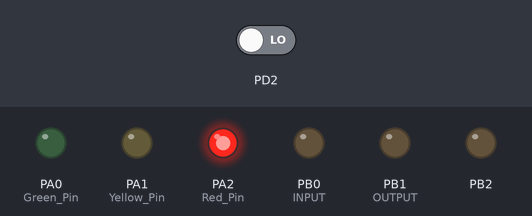
This program was run on a simulated ATmega32, built with avr-gcc and emulated at 16 MHz. Shown: output pins drawn as LEDs (lit = HIGH). The inputs (shaded band) are chosen by the test bench; at power-on: PD2 LOW.

Above: at 1.2 s.
1.3 s: PD2 driven HIGH
At 2.2 s:
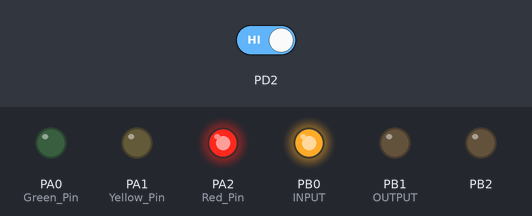
At 12.8 s:
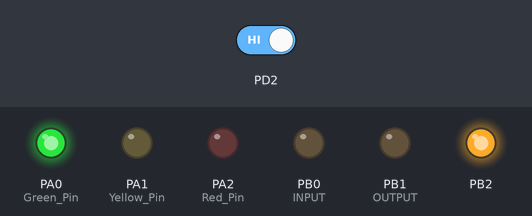
Timing chart, 0 to 43.6 s (numbered marks = the images above; inputs shaded):
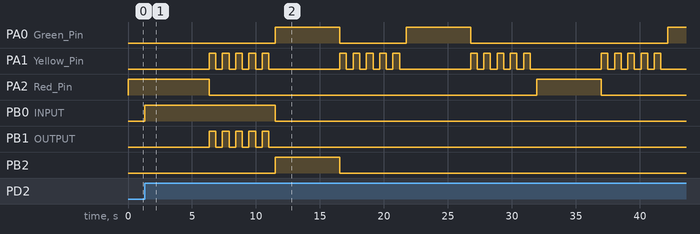

Measured:
- after the input at 1.3 s, PB0 (INPUT): LOW → HIGH at once, → LOW 10.2 s later; PB1 (OUTPUT): alternates HIGH for 0.52 s and LOW for 0.52 s, 10 changes in all, then stays LOW, starting after 5.0 s; PB2: LOW → HIGH after 10.2 s, → LOW 5.0 s later
- by itself, PA1 (Yellow_Pin): repeats every 10.2 s: 4 × (LOW 0.52 s, HIGH 0.52 s), LOW 5.5 s, HIGH 0.52 s

The program:

main.c
```c
/*
* Testing_2.c
*
* Created: 11-Aug-22 8:22:45 AM
* Author : Peter
*/


#include "Application/app.h"

int main(void)
{
	initApp();

	while(1)
	{
		runApp();
	}
}


	/* SREG |= 1<<7;
	initButton(INT_0); //enInterrupt(INT_0);
	initLED(PORT_B, 1);//initDIO(PORT_B,1,OUTPUT);
	onLED(PORT_B, 1); //writeDIO(PORT_B,1,HIGH);
	//MCUCR |= (1) | (1<<1);
	//GICR |= 1<<6;

	while (1)
	{
		onLED(PORT_B, 1); //writeDIO(PORT_B,1, LOW);
		setTimer0(3000);
		offLED(PORT_B, 1); //writeDIO(PORT_B,1,HIGH);
		setTimer0(3000);

		blinkLED(PORT_B,1,1000,4);
		setTimer0(4000);


			if (flag_1)
			{
				writeDIO(PORT_B,1,HIGH);
			}
			else
			{
				writeDIO(PORT_B,1,LOW);
			}
	}
*/
```

app.c
```c
/*
 * app.c
 *
 * Created: 09-Aug-22 10:01:49 AM
 *  Author: Peter
 */

#include "app.h"

volatile uint8_t mode; //normal or pedestrian
volatile uint8_t normal_stage; //green, yellow or red stage
volatile uint8_t pedestrian_stage; //green, yellow or red stage
volatile uint8_t direction; //to red, or to green. used in yellow stage to know the next stage.
volatile uint8_t pedestrian_done; //starts with 0 and becomes 1 when pedestrian mode operations are done.

void initApp()
{
	//enable global interrupt
	SREG |= 1<<7;
	//initialize button
	initButton(Button_1_INT);
	//initialize LEDs and turn them all off
	initLED(Normal_Port,Green_Pin); offLED(Normal_Port,Green_Pin);
	initLED(Normal_Port,Yellow_Pin); offLED(Normal_Port,Yellow_Pin);
	initLED(Normal_Port,Red_Pin); offLED(Normal_Port,Red_Pin);
	initLED(Pedestrian_Port,Green_Pin); offLED(Pedestrian_Port,Green_Pin);
	initLED(Pedestrian_Port,Yellow_Pin); offLED(Pedestrian_Port,Yellow_Pin);
	initLED(Pedestrian_Port,Red_Pin); offLED(Pedestrian_Port,Red_Pin);
	//start in normal mode
	mode = Normal_Mode;
	//start in red stage
	normal_stage = Red_Stage;
	//starting from red so going to green
	direction = toGreen;
}

void runApp() //should be put inside a while loop
{
	if (mode == Normal_Mode)
	{
		switch(normal_stage)
		{
			case Red_Stage: //turn on normal red LED for 5 seconds then go to next stage
			onLED(Normal_Port, Red_Pin);
			setTimer0(5000); //5000ms = 5 seconds
			offLED(Normal_Port, Red_Pin);
			normal_stage = Yellow_Stage;
			break;

			case Yellow_Stage://blink yellow LED for 5 seconds then go to next stage
			blinkLED(Normal_Port, Yellow_Pin, 1000, 5); //blink 5 times for 1 second each
			if(direction == toGreen)
			{
				normal_stage = Green_Stage; //next stage is green
				direction = toRed; //next time yellow stage is passed, the next stage will be red
			}
			else if(direction == toRed)
			{
				normal_stage = Red_Stage; //next stage is red
				direction = toGreen; //next time yellow stage is passed, the next stage will be green
			}
			break;

			case Green_Stage: //turn on normal green LED for 5 seconds then go to next stage
			onLED(Normal_Port, Green_Pin);
			setTimer0(5000); //5000ms = 5 seconds
			offLED(Normal_Port, Green_Pin);
			normal_stage = Yellow_Stage;
			break;
		}
	}
	else if(mode == Pedestrian_Mode)
	{
		switch(pedestrian_stage)
		{
			case Red_Stage: //turn on pedestrian red LED and green for 5 seconds then go to next stage
			direction = toGreen;
			onLED(Pedestrian_Port, Red_Pin);
			onLED(Normal_Port, Green_Pin);
			setTimer0(5000); //5000ms = 5 seconds
			offLED(Pedestrian_Port, Red_Pin);
			offLED(Normal_Port, Green_Pin);
			pedestrian_stage = Yellow_Stage;
			if(pedestrian_done)
			{
				mode = Normal_Mode;
			}
			break;

			case Yellow_Stage://blink both yellow LEDs for 5 seconds then go to next stage
			blink2LED(Pedestrian_Port, Yellow_Pin, Normal_Port, Yellow_Pin, 1000, 5);
			if(direction == toGreen)
			{
				pedestrian_stage = Green_Stage; //next stage is green
				direction = toRed; //next time yellow stage is passed, the next stage will be red
			}
			else if(direction == toRed)
			{
				pedestrian_stage = Red_Stage; //next stage is red
				direction = toGreen; //next time yellow stage is passed, the next stage will be green
				offLED(Pedestrian_Port,Green_Pin); //turn off green LED that was on from previous stage
			}
			break;

			case Green_Stage: //turn on pedestrian green LED and normal red LED for 5 seconds then go to next stage
			direction = toRed;
			pedestrian_done = 1; //go to normal mode after returning to red.
			onLED(Pedestrian_Port, Green_Pin);
			onLED(Normal_Port, Red_Pin);
			setTimer0(5000); //5000ms = 5 seconds
			//pedestrian green LED will be turned off AFTER yellow finishes blinking according to required logic
			offLED(Normal_Port, Red_Pin);
			pedestrian_stage = Yellow_Stage;
			break;
		}
	}
}

ISR(Button_1_INT_Vector)
{
	if (mode == Normal_Mode) //only take action if button is pressed in normal mode
	{
		mode = Pedestrian_Mode; //switch to pedestrian mode
		direction = toGreen; //always going towards green in start of pedestrian mode
		pedestrian_done = 0; //will be set to 1 to go back to normal mode when pedestrian mode operations are done

		switch (normal_stage)
		{
			//if normal red LED was on then start with green pedestrian LED
			case Red_Stage:
			pedestrian_stage = Green_Stage;
			break;
			//if normal yellow LED was on then start with yellow pedestrian LED
			case Yellow_Stage:
			pedestrian_stage = Yellow_Stage;
			direction = toRed; //this needs to be set that way so it is changed back to toGreen when the ISR call exits to the yellow stage.
			break;
			//if normal green LED was on then start with red pedestrian LED
			case Green_Stage:
			pedestrian_stage = Red_Stage;
			break;
		}
		offLED(Pedestrian_Port,Red_Pin);
		resetBlinker();
		resetTimer0();
	}
}
```

app.h
```c
/*
 * app.h
 *
 * Created: 09-Aug-22 10:01:38 AM
 *  Author: Peter
 */


#ifndef APP_H_
#define APP_H_

#include "../ECUAl/Button Driver/Button.h"
#include "../ECUAL/LED Driver/LED.h"
#include "../MCAL/Timers Driver/Timers.h"

#define Button_1_INT INT_0
#define Button_1_INT_Vector EXT_INT_0

#define Normal_Port PORT_A
#define Pedestrian_Port PORT_B

#define Green_Pin 0
#define Yellow_Pin 1
#define Red_Pin 2

#define Normal_Mode 0
#define Pedestrian_Mode 1

#define Red_Stage 0
#define Yellow_Stage 1
#define Green_Stage 2

#define toRed 0
#define toGreen 1

void initApp();
void runApp();


#endif /* APP_H_ */
```

types.h
```c
/*
 * types.h
 *
 * Created: 09-Aug-22 8:51:30 AM
 *  Author: Peter
 */


#ifndef TYPES_H_
#define TYPES_H_

//typedefs
typedef unsigned char uint8_t;
typedef unsigned short uint16_t;
typedef unsigned long uint32_t;

//vectors and ISR
#define ISR(INT_VECT)void INT_VECT(void) __attribute__((signal,used));\
void INT_VECT(void)

#define EXT_INT_0 __vector_1
#define TIMER0_OVF __vector_11

#define sei() __asm__ __volatile__ ("sei" ::: "memory")


#endif /* TYPES_H_ */
```

Button.c
```c
/*
 * Button.c
 *
 * Created: 09-Aug-22 11:22:29 AM
 *  Author: Peter
 */

#include "Button.h"

int initButton(uint8_t INTx)
{
	//initialize button by enabling the external interrupt it is connected to.
	enInterrupt(INTx);
	return 0; //successful operation
}
```

Button.h
```c
/*
 * Button.h
 *
 * Created: 09-Aug-22 11:22:15 AM
 *  Author: Peter
 */


#ifndef BUTTON_H_
#define BUTTON_H_

//Includes
#include "../../MCAL/DIO Driver/DIO.h"

//Function prototypes
int initButton(uint8_t INTx); //initialize the interrupt of the button

#endif /* BUTTON_H_ */
```

LED.c
```c
/*
 * LED.c
 *
 * Created: 09-Aug-22 10:34:17 AM
 *  Author: Peter
 */

#include "LED.h"

uint8_t glb_blinks; //global number of blinks, used to help in reseting blinker


int initLED(uint8_t ledPort, uint8_t ledPin)
{
	initDIO(ledPort, ledPin, OUTPUT); //initialize the LED pin as output
	return 0; //successful operation
}

int onLED(uint8_t ledPort, uint8_t ledPin)
{
	writeDIO(ledPort, ledPin, HIGH); //write high on the LED's pin to turn it on
	return 0; //successful operation
}

int offLED(uint8_t ledPort, uint8_t ledPin)
{
	writeDIO(ledPort, ledPin, LOW); //write low on the LED's pin to turn it off
	return 0; //successful operation
}

int blinkLED(uint8_t ledPort, uint8_t ledPin, float time_per_blink, uint8_t number_of_blinks)
{
	//blink a set number of times with a set time for each blink in milliseconds.
	uint8_t i= 0;
	glb_blinks = number_of_blinks;
	//repeat for required number of blinks
	for(i = 0; i< glb_blinks; i++)
	{
		//turn on for half the blink time
		onLED(ledPort, ledPin);
		setTimer0(time_per_blink/2.0);

		//turn off for half the blink time
		offLED(ledPort, ledPin);
		setTimer0(time_per_blink/2.0);
	}
	return 0; //successful operation
}

int blink2LED(uint8_t ledPort1, uint8_t ledPin1,uint8_t ledPort2, uint8_t ledPin2, float time_per_blink, uint8_t number_of_blinks)
{
		//blink a set number of times with a set time for each blink in milliseconds.
		uint8_t i;
		glb_blinks = number_of_blinks;
		//repeat for required number of blinks
		for(i = 0; i< glb_blinks; i++)
		{
			//turn on for half the blink time
			onLED(ledPort1, ledPin1);
			onLED(ledPort2, ledPin2);
			setTimer0(time_per_blink/2.0);

			//turn off for half the blink time
			offLED(ledPort1, ledPin1);
			offLED(ledPort2, ledPin2);
			setTimer0(time_per_blink/2.0);
		}
		return 0; //successful operation
}

int resetBlinker()
{
	glb_blinks = 0; //makes for loop in blink functions end after its current iteration.
	return 0; //successful operation
}
```

LED.h
```c
/*
 * LED.h
 *
 * Created: 09-Aug-22 10:34:07 AM
 *  Author: Peter
 */


#ifndef LED_H_
#define LED_H_

//Includes
#include "../../MCAL/DIO Driver/DIO.h"
#include "../../MCAL/Timers Driver/Timers.h"

//Function prototypes
int initLED(uint8_t ledPort, uint8_t ledPin); //initialize LED pin to be output

int onLED(uint8_t ledPort, uint8_t ledPin); //turn on LED

int offLED(uint8_t ledPort, uint8_t ledPin); //turn off LED

int blinkLED(uint8_t ledPort, uint8_t ledPin, float time_per_blink, uint8_t number_of_blinks); //turn on LED then off (blink)

int blink2LED(uint8_t ledPort1, uint8_t ledPin1,uint8_t ledPort2, uint8_t ledPin2, float time_per_blink, uint8_t number_of_blinks); //blink 2 LEDs at the same time

int resetBlinker(); //stops blinker

#endif /* LED_H_ */
```

DIO.c
```c
/*
* DIO.c
*
* Created: 09-Aug-22 8:59:05 AM
*  Author: Peter
*/

#include "DIO.h"

int initDIO(uint8_t portNumber, uint8_t pinNumber,uint8_t state)
{
	//set the required pin to output
	if (state == OUTPUT)
	{
		switch(portNumber)
		{
			case PORT_A:
			DDRA |= (1<<pinNumber); //set the bit without affecting other bits in the register
			break;

			case PORT_B:
			DDRB |= (1<<pinNumber); //set the bit without affecting other bits in the register
			break;

			case PORT_D:
			DDRD |= (1<<pinNumber); //set the bit without affecting other bits in the register
			break;

			default:
			return 1; //error unknown portNumber
		}
	}
	//set the required pin to input
	else if(state == INPUT)
	{
		switch(portNumber)
		{
			case PORT_A:
			DDRA &= ~(1<<pinNumber); //reset the bit without affecting the other bits in the register
			break;

			case PORT_B:
			DDRB &= ~(1<<pinNumber); //reset the bit without affecting the other bits in the register
			break;

			case PORT_D:
			DDRD &= ~(1<<pinNumber); //reset the bit without affecting the other bits in the register
			break;

			default:
			return 1; //error unknown portNumber
		}
	}
	else
	{
		return 1; //error unknown state
	}
	return 0; //successful operation
}

int enInterrupt(uint8_t INTx)
{
	//enable an external interrupt
	switch(INTx)
	{
		case INT_0:
		initDIO(PORT_D,2,INPUT); //ensure the pin is initialized to input
		MCUCR |= (1<<ISC00) | (1<<ISC01); //generate interrupt request on rising edge
		GICR |= (1<<INT0); //enable interrupt
		break;

		default:
		return 1; //error unknown interrupt
	}
	return 0; //successful operation
}

int writeDIO(uint8_t portNumber, uint8_t pinNumber,uint8_t value)
{
	//set the required pin output to high
	if (value == HIGH)
	{
		switch(portNumber)
		{
			case PORT_A:
			PORTA |= (1<<pinNumber); //set the bit without affecting other bits in the register
			break;

			case PORT_B:
			PORTB |= (1<<pinNumber); //set the bit without affecting other bits in the register
			break;

			case PORT_D:
			PORTD |= (1<<pinNumber); //set the bit without affecting other bits in the register
			break;

			default:
			return 1; //error unknown portNumber
		}
	}
	//set the required pin output to low
	else if(value == LOW)
	{
		switch(portNumber)
		{
			case PORT_A:
			PORTA &= ~(1<<pinNumber); //reset the bit without affecting the other bits in the register
			break;

			case PORT_B:
			PORTB &= ~(1<<pinNumber); //reset the bit without affecting the other bits in the register
			break;

			case PORT_D:
			PORTD &= ~(1<<pinNumber); //reset the bit without affecting the other bits in the register
			break;

			default:
			return 1; //error unknown portNumber
		}
	}
	else
	{
		return 1; //error unknown value
	}
	return 0; //successful operation
}
```

DIO.h
```c
/*
 * DIO.h
 *
 * Created: 09-Aug-22 8:58:52 AM
 *  Author: Peter
 */


#ifndef DIO_H_
#define DIO_H_

//Includes
#include "../registers.h"

//Macros

//Ports
#define PORT_A 'A'
#define PORT_B 'B'
#define PORT_D 'D'

//States
#define INPUT 0
#define OUTPUT 1

//Values
#define LOW 0
#define HIGH 1

//Interrupts
#define INT_0 0

//Function prototypes
int initDIO(uint8_t portNumber, uint8_t pinNumber,uint8_t state); //initialize DIO to input or output according to 'state'

int enInterrupt(uint8_t INTx); //Enable external interrupt on rising edge.

int writeDIO(uint8_t portNumber, uint8_t pinNumber,uint8_t value); //Write output to DIO according to 'value'


#endif /* DIO_H_ */
```

Timers.c
```c
/*
 * Timers.c
 *
 * Created: 09-Aug-22 10:45:39 AM
 *  Author: Peter
 */

#include <math.h>
#include "Timers.h"

#define F_CPU 16000000 //16 MHz

volatile uint8_t debugger = 0;
volatile uint32_t N_overflows; //Number of overflows needed to get required time. volatile since it is only changed in the ISR
volatile uint8_t timer0_done; //Flag used to detect when timer is finished.
volatile uint8_t initial; //value that needs to be set to TCNT0 in each overflow to get required time.

ISR(TIMER0_OVF)
{
	if (N_overflows > 0)
	{
		N_overflows--;
		TCNT0 = initial;
	}
	else
	{
		timer0_done = 1;
	}
}

int setTimer0(float ms) //Sets a delay in milliseconds
{
	//reset flag
	timer0_done = 0;
	//initialize normal mode
	TCCR0 &= ~(1<<WGM00); TCCR0 &= ~(1<<WGM01);

	//calculate and write to TCNT0
	uint16_t prescaler = 1024;
	float Ttick = (float)prescaler / F_CPU; //timer per tick
	float Tmax_delay = 256 * Ttick;  //max delay, 256 is 2^8 since timer 0 is an 8 bit timer
	N_overflows = ceil( ms*0.001 / Tmax_delay ); //uint32 used to avoid overflow of the data, this will allow delay up to 274878 seconds. uint16 would have max of 4.2 seconds.
	initial = 256 - ( ms*0.001 / Ttick ) / N_overflows;
	TCNT0 = initial;
	/*
		Example with ms = 5000
		Ttick = 6.4e-5 seconds
		Tmax_delay = 0.016384 seconds
		N_overflows = 306
		initial = 0.6895... = 0
	*/

	//activate interrupt
	TIMSK |= 1<<TOIE0;

	//use prescaler 1/1024
	TCCR0 |= 1<< CS02; TCCR0 &= ~(1<< CS01); TCCR0 |= 1<< CS00;

	while(!(timer0_done))
	{
		debugger = 1;
	}
	TCCR0 &= ~(1<< CS02); TCCR0 &= ~(1<< CS01); TCCR0 &= ~(1<< CS00); //turn off timer0

	return 0; //successful operation
}


int resetTimer0() //makes the timer finish its time within maximum 1 Tmax_delay (16 milliseconds)
{
	N_overflows = 0; //used in the ISR to signify end of timer period

	return 0;
}
```

Timers.h
```c
/*
 * Timers.h
 *
 * Created: 09-Aug-22 10:45:26 AM
 *  Author: Peter
 */


#ifndef TIMERS_H_
#define TIMERS_H_

//Includes
#include "../registers.h"

//Function prototypes
int setTimer0(float ms); //timer starts counting an amount of milliseconds

int resetTimer0(); //makes timer force finish its time.

#endif /* TIMERS_H_ */
```

registers.h
```c
/*
 * registers.h
 *
 * Created: 09-Aug-22 8:45:19 AM
 *  Author: Peter
 */


#ifndef REGISTERS_H_
#define REGISTERS_H_

#include "../Utilities/types.h"

//DIO
#define PORTA *((volatile uint8_t*)0x3B)
#define DDRA *((volatile uint8_t*)0x3A)

#define PORTB *((volatile uint8_t*)0x38)
#define DDRB *((volatile uint8_t*)0x37)

#define PORTD *((volatile uint8_t*)0x32)
#define DDRD *((volatile uint8_t*)0x31)

//External Interrupts
#define SREG *((volatile uint8_t*)0x5F)

#define MCUCR *((volatile uint8_t*)0x55)
#define ISC00 0
#define ISC01 1

#define GICR *((volatile uint8_t*)0x5B)
#define INT0 6

//Timers
#define TIMSK *((volatile uint8_t*)0x59)
#define TOIE0 0

#define TCCR0 *((volatile uint8_t*)0x53)
#define CS00 0
#define CS01 1
#define CS02 2
#define WGM01 3
#define WGM00 6

#define TCNT0 *((volatile uint8_t*)0x52)

#endif /* REGISTERS_H_ */
```
